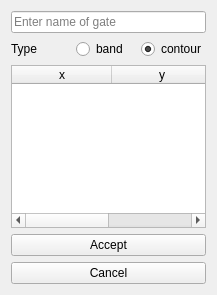
<?xml version="1.0" encoding="UTF-8"?>
<ui version="4.0">
 <class>TwoDimGateEdit</class>
 <widget class="QWidget" name="TwoDimGateEdit">
  <property name="geometry">
   <rect>
    <x>0</x>
    <y>0</y>
    <width>217</width>
    <height>295</height>
   </rect>
  </property>
  <property name="windowTitle">
   <string>Form</string>
  </property>
  <layout class="QVBoxLayout" name="verticalLayout">
   <item>
    <widget class="QLineEdit" name="gateNameEdit">
     <property name="placeholderText">
      <string>Enter name of gate</string>
     </property>
    </widget>
   </item>
   <item>
    <layout class="QHBoxLayout" name="horizontalLayout">
     <item>
      <widget class="QLabel" name="label">
       <property name="text">
        <string>Type</string>
       </property>
      </widget>
     </item>
     <item>
      <widget class="QRadioButton" name="bandButton">
       <property name="text">
        <string>band</string>
       </property>
      </widget>
     </item>
     <item>
      <widget class="QRadioButton" name="contourButton">
       <property name="text">
        <string>contour</string>
       </property>
       <property name="checked">
        <bool>true</bool>
       </property>
      </widget>
     </item>
    </layout>
   </item>
   <item>
    <widget class="QTableWidget" name="dataTable">
     <property name="rowCount">
      <number>0</number>
     </property>
     <property name="columnCount">
      <number>2</number>
     </property>
     <attribute name="horizontalHeaderVisible">
      <bool>true</bool>
     </attribute>
     <attribute name="horizontalHeaderMinimumSectionSize">
      <number>10</number>
     </attribute>
     <attribute name="horizontalHeaderStretchLastSection">
      <bool>true</bool>
     </attribute>
     <attribute name="verticalHeaderVisible">
      <bool>false</bool>
     </attribute>
     <attribute name="verticalHeaderStretchLastSection">
      <bool>false</bool>
     </attribute>
     <column>
      <property name="text">
       <string>x</string>
      </property>
     </column>
     <column>
      <property name="text">
       <string>y</string>
      </property>
     </column>
    </widget>
   </item>
   <item>
    <widget class="QPushButton" name="pApplyButton">
     <property name="text">
      <string>Accept</string>
     </property>
    </widget>
   </item>
   <item>
    <widget class="QPushButton" name="pCancelButton">
     <property name="text">
      <string>Cancel</string>
     </property>
    </widget>
   </item>
  </layout>
 </widget>
 <resources/>
 <connections/>
</ui>
